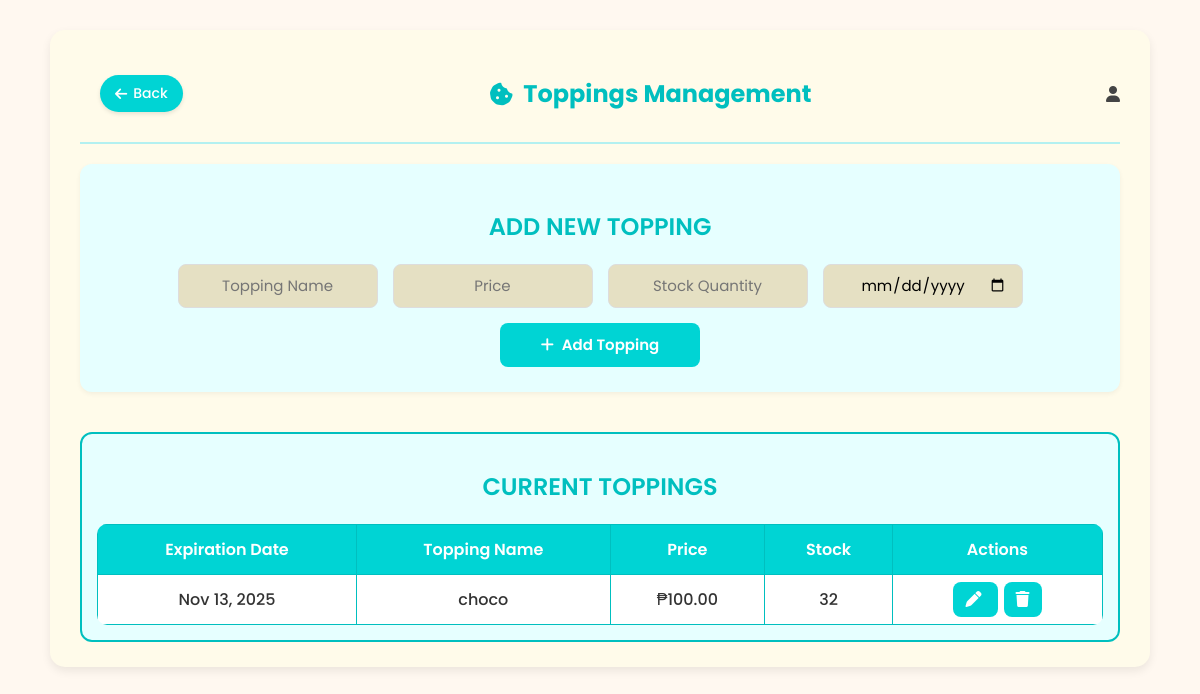
Page /toppings/ on the earlier database version.
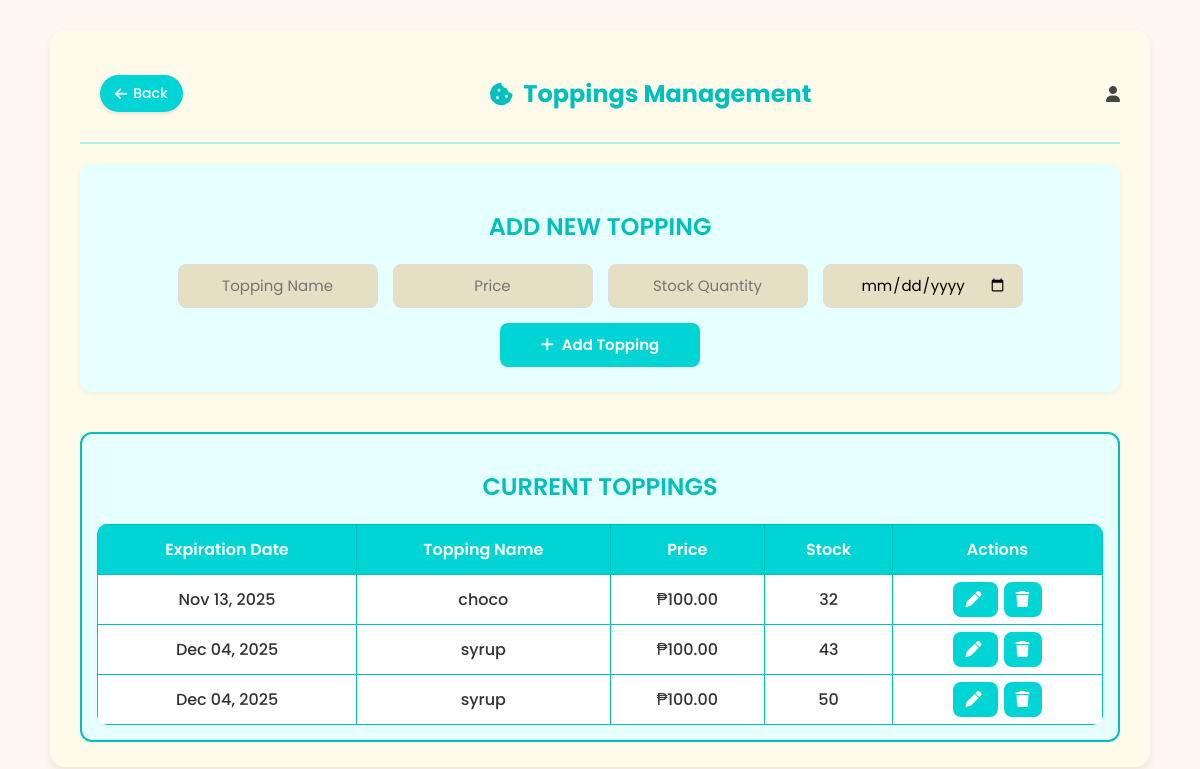
Same page on the later database version.
### dashboard/models.py (models this page shows, shortened)
class Topping(models.Model):
    name = models.CharField(max_length=100)
    price = models.DecimalField(max_digits=8, decimal_places=2)
    quantity = models.PositiveIntegerField(default=0)
    expiration_date = models.DateField(null=True, blank=True)

### dashboard/views.py (the view, shortened to what this page needs)
# urls.py: path('toppings/', views.toppings, name='toppings'),
def toppings(request):
    toppings = Topping.objects.all().order_by('name')
    topping_to_edit = None
    if 'edit' in request.GET:
        topping_to_edit = Topping.objects.get(id=request.GET['edit'])
    return render(request, 'dashboard/toppings.html', {
        'toppings': toppings,
        'topping_to_edit': topping_to_edit
    })

### dashboard/templates/dashboard/toppings.html (shortened to what this page needs)
{% load static %}
<!DOCTYPE html>
<html lang="en">
<head>
  <link rel="stylesheet" href="https://cdnjs.cloudflare.com/ajax/libs/font-awesome/6.5.0/css/all.min.css">
  <link rel="stylesheet" href="{% static 'css/toppings.css' %}">
</head>
<body>
  <div class="container">
    <header class="header">
      <a href="{% url 'home' %}" class="back-btn">
        <i class="fa-solid fa-arrow-left"></i> Back
      </a>
      <h1><i class="fa-solid fa-cookie-bite"></i> Toppings Management</h1>
      <div class="admin-profile">
        <i class="fa-solid fa-user"></i>
      </div>
    </header>
    <section class="add-form">
      <h2>ADD NEW TOPPING</h2>
      <form method="POST" action="{% url 'toppings' %}" id="toppingForm" class="form-section">
        <input type="text" name="name" id="toppingName" placeholder="Topping Name" required>
        <input type="number" name="price" id="price" placeholder="Price" step="0.01" required>
        <input type="number" name="quantity" id="quantity" placeholder="Stock Quantity" min="0" required>
        <input type="date" name="expiration_date" id="expiration_date" placeholder="Expiration Date" required>
        <button type="submit" class="add-btn" id="addToppingBtn">
          <i class="fa-solid fa-plus"></i> Add Topping
        </button>
      </form>
    </section>
    <section class="topping-list">
      <h2>CURRENT TOPPINGS</h2>
      <table>
        <thead>
          <tr>
            <th>Expiration Date</th>
            <th>Topping Name</th>
            <th>Price</th>
            <th>Stock</th>
            <th>Actions</th>
          </tr>
        </thead>
        <tbody id="toppingTableBody">
          {% for topping in toppings %}
          <tr>
            {% if topping_to_edit and topping_to_edit.id == topping.id %}
              <form method="POST" action="{% url 'toppings' %}" class="inline-edit-form">
                {% csrf_token %}
                <td><input type="date" name="expiration_date" value="{{ topping.expiration_date|date:'Y-m-d' }}"></td>
                <td><input type="text" name="name" value="{{ topping.name }}"></td>
                <td><input type="number" name="price" value="{{ topping.price }}" step="0.01"></td>
                <td><input type="number" name="quantity" value="{{ topping.quantity }}"></td>
                <td class="actions">
                  <button type="submit" name="action" value="update_topping">Save</button>
                  <a href="{% url 'toppings' %}" class="cancel-btn">Cancel</a>
                  <input type="hidden" name="topping_id" value="{{ topping.id }}">
                </td>
              </form>
            {% else %}
              <td>{{ topping.expiration_date|date:"M d, Y" }}</td>
              <td>{{ topping.name }}</td>
              <td>₱{{ topping.price|floatformat:2 }}</td>
              <td>{{ topping.quantity }}</td>
              <td class="actions">
                <a href="{% url 'toppings' %}?edit={{ topping.id }}" title="Edit">
                  <i class="fa-solid fa-pen"></i>
                </a>
                <a href="{% url 'delete_topping' topping.id %}" onclick="return confirm('Are you sure you want to delete {{ topping.name }}?')" title="Delete">
                  <i class="fa-solid fa-trash"></i>
                </a>
              </td>
            {% endif %}
          </tr>
          {% empty %}
          <tr>
            <td colspan="5" class="no-data">No toppings found.</td>
          </tr>
          {% endfor %}
        </tbody>
      </table>
    </section>
  </div>
</body>
</html>

### dashboard/static/css/toppings.css (style rules this page uses)
* { font-family: 'Poppins', sans-serif; box-sizing: border-box; }
body { background-color: #fff8f0; margin: 0; padding: 0; }
.back-btn { display: inline-flex; align-items: center; gap: 6px; background-color: #00d4d4; border: none; border-radius: 20px; padding: 8px 15px; color: white; cursor: pointer; margin: 20px; font-size: 14px; font-weight: 500; box-shadow: 0 2px 4px rgba(0, 0, 0, 0.1); text-decoration: none; transition: background 0.2s; }
.container { background-color: #fffbea; max-width: 1100px; margin: 30px auto; padding: 25px 30px; border-radius: 15px; box-shadow: 0 4px 10px rgba(0, 0, 0, 0.08); }
.header { display: flex; justify-content: space-between; align-items: center; border-bottom: 2px solid #b3f0f0; padding-bottom: 10px; margin-bottom: 20px; flex-wrap: wrap; gap: 10px; }
.header h1 { font-size: 24px; color: #00bfbf; display: flex; align-items: center; gap: 10px; }
.admin-profile { display: flex; align-items: center; gap: 8px; color: #444; }
.add-form { margin-top: 20px; background: #e6ffff; border-radius: 12px; padding: 25px; box-shadow: 0 2px 5px rgba(0, 0, 0, 0.05); }
.add-form h2 { text-align: center; color: #00bfbf; font-weight: 600; margin-bottom: 20px; }
.form-section { display: flex; justify-content: center; align-items: flex-end; gap: 15px; flex-wrap: wrap; margin-top: 10px; }
.add-form input { width: 200px; padding: 10px 15px; border-radius: 8px; border: 1px solid #ddd; background-color: #e5e0c3; font-size: 15px; text-align: center; height: 44px; }
.add-btn { background-color: #00d4d4; border: none; border-radius: 8px; padding: 10px 15px; color: white; font-weight: 600; cursor: pointer; transition: background 0.2s, transform 0.1s; display: flex; align-items: center; justify-content: center; gap: 8px; width: 200px; height: 44px; font-size: 15px; margin-top: auto; }
.topping-list { margin-top: 40px; overflow-x: auto; border: 2px solid #00bfbf; border-radius: 12px; padding: 15px; background-color: #e6ffff; }
.topping-list h2 { color: #00bfbf; text-align: center; font-weight: 600; }
.topping-list table { width: 100%; border-collapse: collapse; margin-top: 15px; min-width: 600px; text-align: center; background-color: white; border-radius: 10px; overflow: hidden; }
.topping-list th, .topping-list td { padding: 12px 15px; border: 1px solid #00bfbf; vertical-align: middle; }
.topping-list th { background-color: #00d4d4; color: white; font-weight: 600; }
.topping-list td { font-weight: 500; color: #333; }
.actions a, .actions button, .action-btn { background-color: #00d4d4; border: none; border-radius: 8px; color: white; padding: 6px 12px; margin: 3px; cursor: pointer; font-weight: 500; text-decoration: none; transition: opacity 0.2s, transform 0.1s; }

### dashboard/templates/dashboard/toppings.html (style rules this page uses)
input[type=number] { -moz-appearance: textfield; }

Differences in the rows shown:
added Topping: expiration_date "Dec 04, 2025", name "syrup", price "100.00", quantity "43"
added Topping: expiration_date "Dec 04, 2025", name "syrup", price "100.00", quantity "50"
